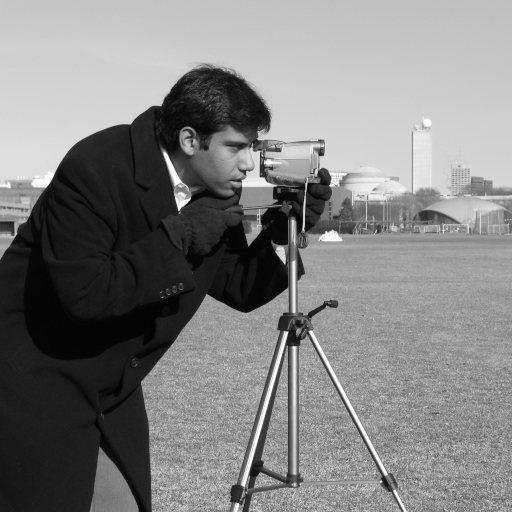
#> input picture skimage.data.camera(), 512 x 512 px
$ jupyter execute --allow-errors 'Feature Extraction.ipynb'
#> lines starting #> are read from the running program, lines starting #| are printed output that depends on the picture; long printed decimals are rounded
[cell 1]
import matplotlib.pyplot as plt
import numpy as np

from skimage import data
from skimage.util import img_as_ubyte
from skimage.filters.rank import entropy
from skimage.morphology import disk
from sklearn.cluster import KMeans

[cell 2]
#https://scikit-image.org/docs/dev/auto_examples/filters/plot_entropy.html

noise_mask = np.full((128, 128), 28, dtype=np.uint8)
noise_mask[32:-32, 32:-32] = 30

noise = (noise_mask * np.random.random(noise_mask.shape) - 0.5 *
         noise_mask).astype(np.uint8)
img = noise + 128

entr_img = entropy(img, disk(10))
print(entr_img)
fig, (ax0, ax1, ax2) = plt.subplots(nrows=1, ncols=3, figsize=(10, 4))

ax0.imshow(noise_mask, cmap='gray')
ax0.set_xlabel("Noise mask")
ax1.imshow(img, cmap='gray')
ax1.set_xlabel("Noisy image")
ax2.imshow(entr_img, cmap='viridis')
ax2.set_xlabel("Local entropy")

fig.tight_layout()

# Second example: texture detection.

image = img_as_ubyte(data.camera())
#> image is the input picture: shape (512, 512); min 0, max 255, mean 129.1

fig, (ax0, ax1) = plt.subplots(ncols=2, figsize=(12, 4),
                               sharex=True, sharey=True)

img0 = ax0.imshow(image, cmap=plt.cm.gray)
ax0.set_title("Image")
ax0.axis("off")
fig.colorbar(img0, ax=ax0)

img1 = ax1.imshow(entropy(image, disk(5)), cmap='gray')
ax1.set_title("Entropy")
ax1.axis("off")
fig.colorbar(img1, ax=ax1)

fig.tight_layout()

plt.show()
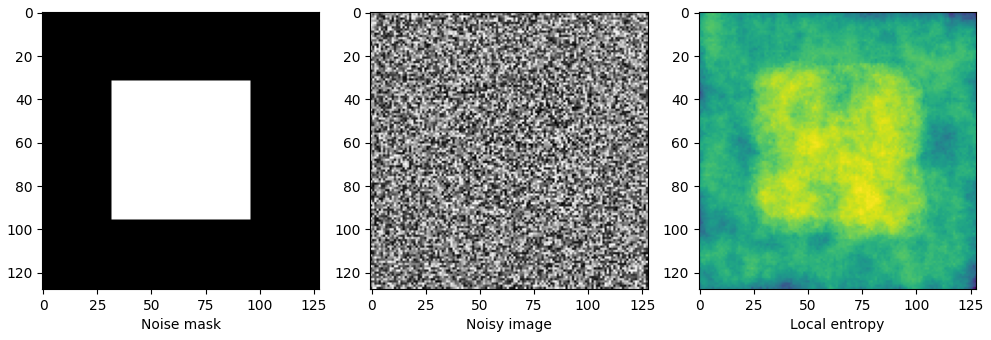
#> figure drawn by matplotlib, 3 panels
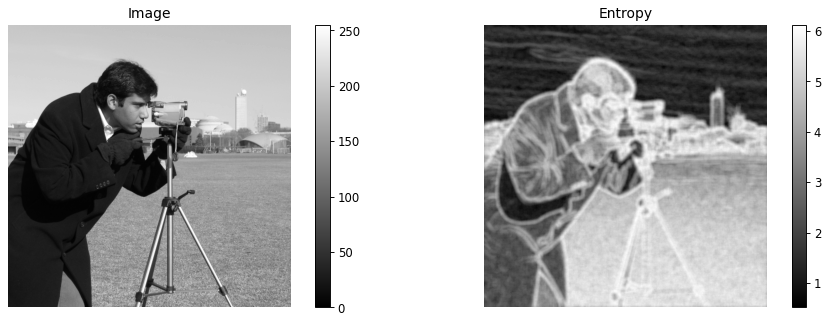
#> figure drawn by matplotlib, 4 panels

[cell 3]
kmeans = KMeans(n_clusters=2)
kmeans.fit(entr_img)
y_kmeans = kmeans.predict(entr_img)

plt.scatter(entr_img[:, 0], entr_img[:, 1], c=y_kmeans, s=50, cmap='viridis')

centers = kmeans.cluster_centers_
plt.scatter(centers[:, 0], centers[:, 1], c='black', s=200, alpha=0.5);

print(y_kmeans)
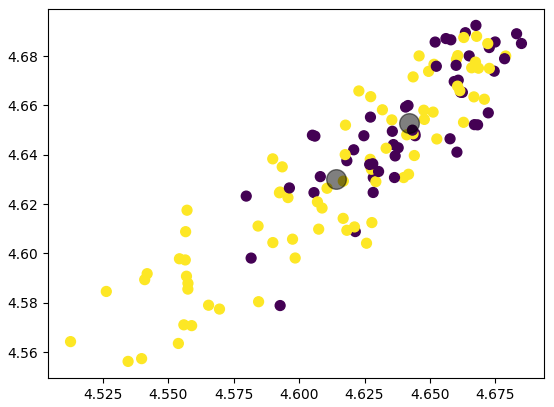
#> figure drawn by matplotlib, 1 panel

[cell 4]
import cv2
from pywt import dwt2

#im = cv2.cvtColor(image, cv2.COLOR_BGR2GRAY)
_, (cH, cV, cD) = dwt2(image.T, 'db1')
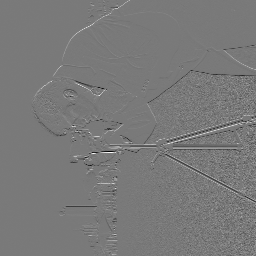
#> cH: shape (256, 256) float64; min -170.5, max 186.5, mean -0.2; drawn with min black and max white
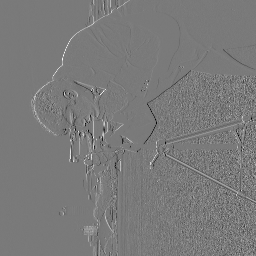
#> cV: shape (256, 256) float64; min -117, max 127, mean 0.2; drawn with min black and max white
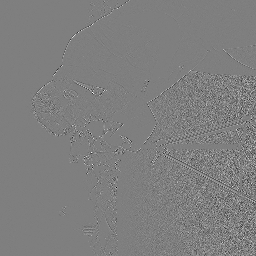
#> cD: shape (256, 256) float64; min -69.5, max 70, mean 0; drawn with min black and max white
# a - LL, h - LH, v - HL, d - HH as in matlab
Energy = (cH**2 + cV**2 + cD**2).sum()/image.size
#> Energy = 88

print (Energy)
#| 87.999

[cell 5]
#!/usr/bin/env python
# -*- coding: utf-8 -*-

"""This program is a demonstration of image segmentation.
The following key bindings are available:
  O - display the original image
  S - display the segmented image
  L - display the largest segment
  Q - exit
"""

import argparse
import os
import sys

sys.path.insert(0, os.path.abspath('..'))
sys.path.insert(0, os.path.abspath('.'))

import cv2
import numpy as np

import common
import imgpheno as ft

def main():
    print (__doc__)

    parser = argparse.ArgumentParser(description='Test image segmentation')
    parser.add_argument('image', metavar='FILE', help='Input image')
    parser.add_argument('--iters', metavar='N', type=int, default=5, help="The number of grabCut iterations. Default is 5.")
    parser.add_argument('--margin', metavar='N', type=int, default=1, help="The margin of the foreground rectangle from the edges. Default is 1.")
    parser.add_argument('--max-size', metavar='N', type=float, help="Scale the input image down if its perimeter exceeds N. Default is no scaling.")
    parser.add_argument('--algo', metavar='simple|grabcut', type=str, choices=['simple', 'grabcut'], default='grabcut', help="The segmentation algorithm to use, either 'simple' or 'grabcut'.")
    parser.add_argument('--roi', metavar='x,y,w,h', type=str, help="Region Of Interest, expressed as X,Y,Width,Height in pixel units.")
    args = parser.parse_args()

    img = cv2.imread(args.image)
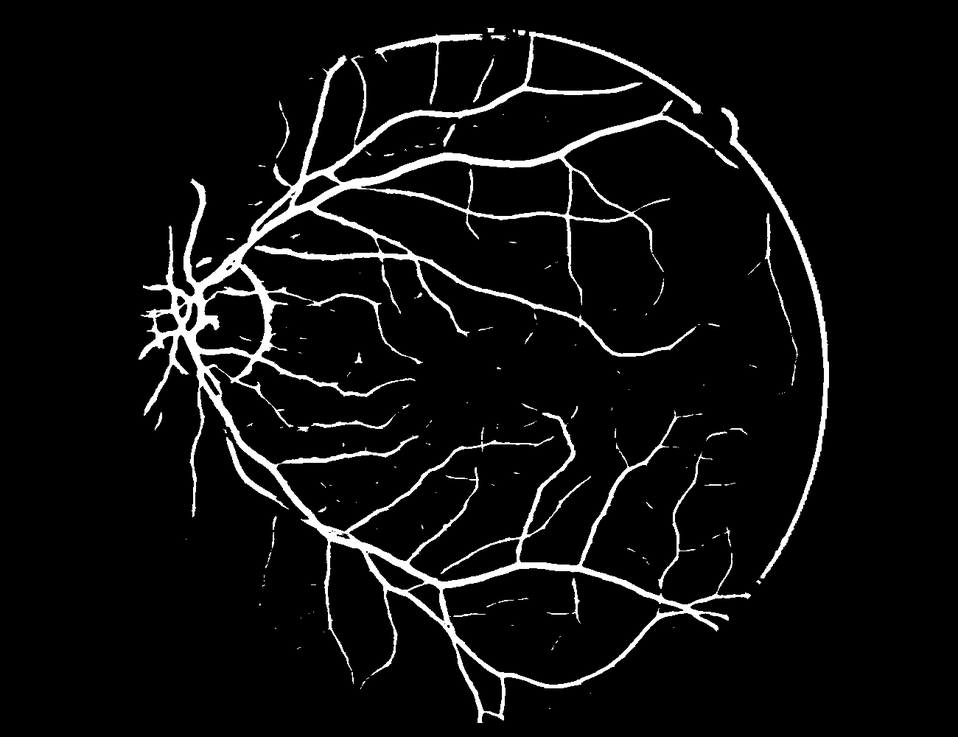
#> input picture TEST-image-363.png, 958 x 737 px, shrunk from 1300 x 1000 before the run
#> img is the input picture: shape (737, 958, 3); min 0, max 255, mean 14.3
    if img == None or img.size == 0:
        sys.stderr.write("Failed to read %s\n" % args.image)
        return -1

    sys.stderr.write("Processing %s...\n" % args.image)

    # Scale the image down if its perimeter exceeds the maximum (if set).
    img = common.scale_max_perimeter(img, args.max_size)

    # Process region of interest argument
    roi = None
    if args.roi != None:
        roi = args.roi.split(',')
        roi[0] = int(roi[0])
        roi[1] = int(roi[1])
        roi[2] = int(roi[2])
        roi[3] = int(roi[3])

    # Perform segmentation.
    if args.algo == 'grabcut':
        mask = common.grabcut(img, args.iters, roi, args.margin)
    else:
        mask = common.simple(img, roi)

    # Create a binary mask. Foreground is made white, background black.
    bin_mask = np.where((mask==cv2.GC_FGD) + (mask==cv2.GC_PR_FGD), 255, 0).astype('uint8')

    # Create a binary mask for the largest contour.
    contour = ft.get_largest_contour(bin_mask, cv2.RETR_EXTERNAL, cv2.CHAIN_APPROX_SIMPLE)
    mask_contour = np.zeros(bin_mask.shape, dtype=np.uint8)
    cv2.drawContours(mask_contour, [contour], 0, 255, -1)
    cv2.drawContours(img, [contour], 0, common.COLOR['green'], 1)

    # Merge the binary mask with the image.
    img_masked = cv2.bitwise_and(img, img, mask=bin_mask)
    img_masked_contour = cv2.bitwise_and(img, img, mask=mask_contour)

    # Display the image in a window.
    cv2.namedWindow('image')
    cv2.imshow('image', img_masked)

    while True:
        k = cv2.waitKey(0) & 0xFF

        if k == ord('o'):
            cv2.imshow('image', img)
        elif k == ord('s'):
            cv2.imshow('image', img_masked)
        elif k == ord('l'):
            cv2.imshow('image', img_masked_contour)
        elif k == ord('q'):
            break

    cv2.destroyAllWindows()

    return 0

#> (the rest of this cell did not finish here and is left out)
